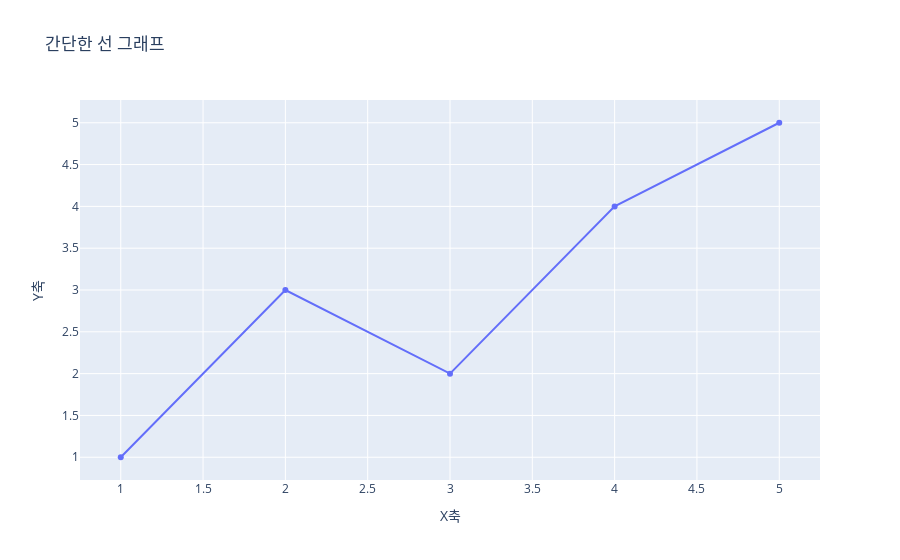

The notebook cell this image was saved under:
### Code cell
#Plotly 상호작용가능한 시각화 라이브러리 


#데이터 생성
x_data =[1,2,3,4,5]
y_data =[1,3,2,4,5]

flights = sns.load_dataset("flights")  
     
#그래프 생성
fig = go.Figure(data = go.Scatter(x = x_data , y = y_data))

#그래프 레이아웃 설정
fig.update_layout(
title = "간단한 선 그래프",
        xaxis_title = "X축" , 
        yaxis_title = "Y축" ,
)

#그래프 표시
fig.show()

### Figure 1 — Plotly figure (JSON) as saved in the notebook; plotly's stock layout.template omitted (floating-point values rounded to 4 significant figures)
{"data": [{"type": "scatter", "x": [1, 2, 3, 4, 5], "y": [1, 3, 2, 4, 5]}], "layout": {"title": {"text": "간단한 선 그래프"}, "xaxis": {"title": {"text": "X축"}}, "yaxis": {"title": {"text": "Y축"}}}}
